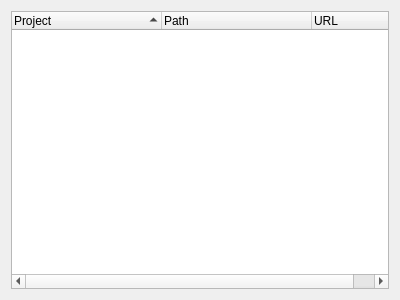
<?xml version="1.0" encoding="UTF-8"?>
<ui version="4.0">
 <class>MainPanel</class>
 <widget class="QWidget" name="MainPanel">
  <property name="geometry">
   <rect>
    <x>0</x>
    <y>0</y>
    <width>400</width>
    <height>300</height>
   </rect>
  </property>
  <layout class="QGridLayout" name="gridLayout">
   <item row="0" column="0">
    <widget class="QTreeWidget" name="treeWidget">
     <property name="editTriggers">
      <set>QAbstractItemView::DoubleClicked</set>
     </property>
     <property name="alternatingRowColors">
      <bool>true</bool>
     </property>
     <property name="textElideMode">
      <enum>Qt::ElideRight</enum>
     </property>
     <property name="uniformRowHeights">
      <bool>true</bool>
     </property>
     <property name="itemsExpandable">
      <bool>false</bool>
     </property>
     <property name="sortingEnabled">
      <bool>true</bool>
     </property>
     <property name="expandsOnDoubleClick">
      <bool>false</bool>
     </property>
     <property name="columnCount">
      <number>3</number>
     </property>
     <attribute name="headerCascadingSectionResizes">
      <bool>true</bool>
     </attribute>
     <attribute name="headerMinimumSectionSize">
      <number>75</number>
     </attribute>
     <attribute name="headerDefaultSectionSize">
      <number>150</number>
     </attribute>
     <attribute name="headerShowSortIndicator" stdset="0">
      <bool>true</bool>
     </attribute>
     <attribute name="headerStretchLastSection">
      <bool>true</bool>
     </attribute>
     <column>
      <property name="text">
       <string>Project</string>
      </property>
     </column>
     <column>
      <property name="text">
       <string>Path</string>
      </property>
     </column>
     <column>
      <property name="text">
       <string>URL</string>
      </property>
     </column>
    </widget>
   </item>
  </layout>
 </widget>
 <resources/>
 <connections/>
</ui>
